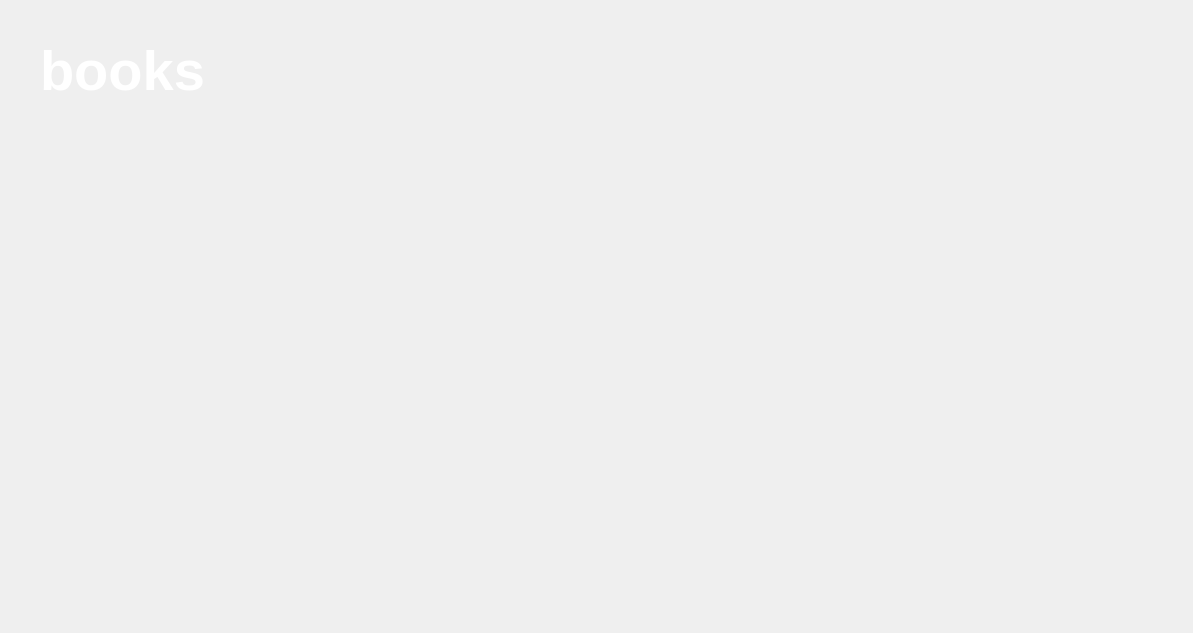
      <widget class="QWidget" name="books_home_page">
       <widget class="QLabel" name="books_title">
        <property name="geometry">
         <rect>
          <x>40</x>
          <y>20</y>
          <width>251</width>
          <height>101</height>
         </rect>
        </property>
        <property name="palette">
         <palette>
          <active>
           <colorrole role="WindowText">
            <brush brushstyle="SolidPattern">
             <color alpha="255">
              <red>255</red>
              <green>255</green>
              <blue>255</blue>
             </color>
            </brush>
           </colorrole>
          </active>
          <inactive>
           <colorrole role="WindowText">
            <brush brushstyle="SolidPattern">
             <color alpha="255">
              <red>255</red>
              <green>255</green>
              <blue>255</blue>
             </color>
            </brush>
           </colorrole>
          </inactive>
          <disabled>
           <colorrole role="WindowText">
            <brush brushstyle="SolidPattern">
             <color alpha="255">
              <red>127</red>
              <green>88</green>
              <blue>110</blue>
             </color>
            </brush>
           </colorrole>
          </disabled>
         </palette>
        </property>
        <property name="font">
         <font>
          <pointsize>42</pointsize>
          <weight>75</weight>
          <bold>true</bold>
         </font>
        </property>
        <property name="text">
         <string>books</string>
        </property>
       </widget>
       <widget class="HomeButtonQLabel" name="books_home_button">
        <property name="geometry">
         <rect>
          <x>20</x>
          <y>540</y>
          <width>60</width>
          <height>60</height>
         </rect>
        </property>
        <property name="text">
         <string/>
        </property>
        <property name="pixmap">
         <pixmap>../Media/home.png</pixmap>
        </property>
        <property name="scaledContents">
         <bool>true</bool>
        </property>
       </widget>
       <widget class="ButtonQLabel" name="arts_button">
        <property name="geometry">
         <rect>
          <x>90</x>
          <y>260</y>
          <width>150</width>
          <height>150</height>
         </rect>
        </property>
        <property name="text">
         <string/>
        </property>
        <property name="pixmap">
         <pixmap>../Media/books/arts.png</pixmap>
        </property>
        <property name="scaledContents">
         <bool>true</bool>
        </property>
       </widget>
       <widget class="ButtonQLabel" name="computing_button">
        <property name="geometry">
         <rect>
          <x>300</x>
          <y>250</y>
          <width>150</width>
          <height>150</height>
         </rect>
        </property>
        <property name="text">
         <string/>
        </property>
        <property name="pixmap">
         <pixmap>../Media/books/computing.png</pixmap>
        </property>
        <property name="scaledContents">
         <bool>true</bool>
        </property>
       </widget>
       <widget class="ButtonQLabel" name="history_button">
        <property name="geometry">
         <rect>
          <x>540</x>
          <y>250</y>
          <width>150</width>
          <height>150</height>
         </rect>
        </property>
        <property name="text">
         <string/>
        </property>
        <property name="pixmap">
         <pixmap>../Media/books/history.png</pixmap>
        </property>
        <property name="scaledContents">
         <bool>true</bool>
        </property>
       </widget>
       <widget class="ButtonQLabel" name="philosophy_button">
        <property name="geometry">
         <rect>
          <x>750</x>
          <y>250</y>
          <width>150</width>
          <height>150</height>
         </rect>
        </property>
        <property name="text">
         <string/>
        </property>
        <property name="pixmap">
         <pixmap>../Media/books/philosophy.png</pixmap>
        </property>
        <property name="scaledContents">
         <bool>true</bool>
        </property>
       </widget>
       <widget class="ButtonQLabel" name="politics_button">
        <property name="geometry">
         <rect>
          <x>970</x>
          <y>240</y>
          <width>150</width>
          <height>150</height>
         </rect>
        </property>
        <property name="text">
         <string/>
        </property>
        <property name="pixmap">
         <pixmap>../Media/books/politics.png</pixmap>
        </property>
        <property name="scaledContents">
         <bool>true</bool>
        </property>
       </widget>
       <widget class="QLabel" name="books_background">
        <property name="geometry">
         <rect>
          <x>0</x>
          <y>0</y>
          <width>1184</width>
          <height>624</height>
         </rect>
        </property>
        <property name="text">
         <string/>
        </property>
        <property name="pixmap">
         <pixmap>../Media/books/books_background_1.png</pixmap>
        </property>
        <property name="scaledContents">
         <bool>true</bool>
        </property>
       </widget>
       <zorder>books_background</zorder>
       <zorder>books_title</zorder>
       <zorder>books_home_button</zorder>
       <zorder>arts_button</zorder>
       <zorder>computing_button</zorder>
       <zorder>history_button</zorder>
       <zorder>philosophy_button</zorder>
       <zorder>politics_button</zorder>
      </widget>
